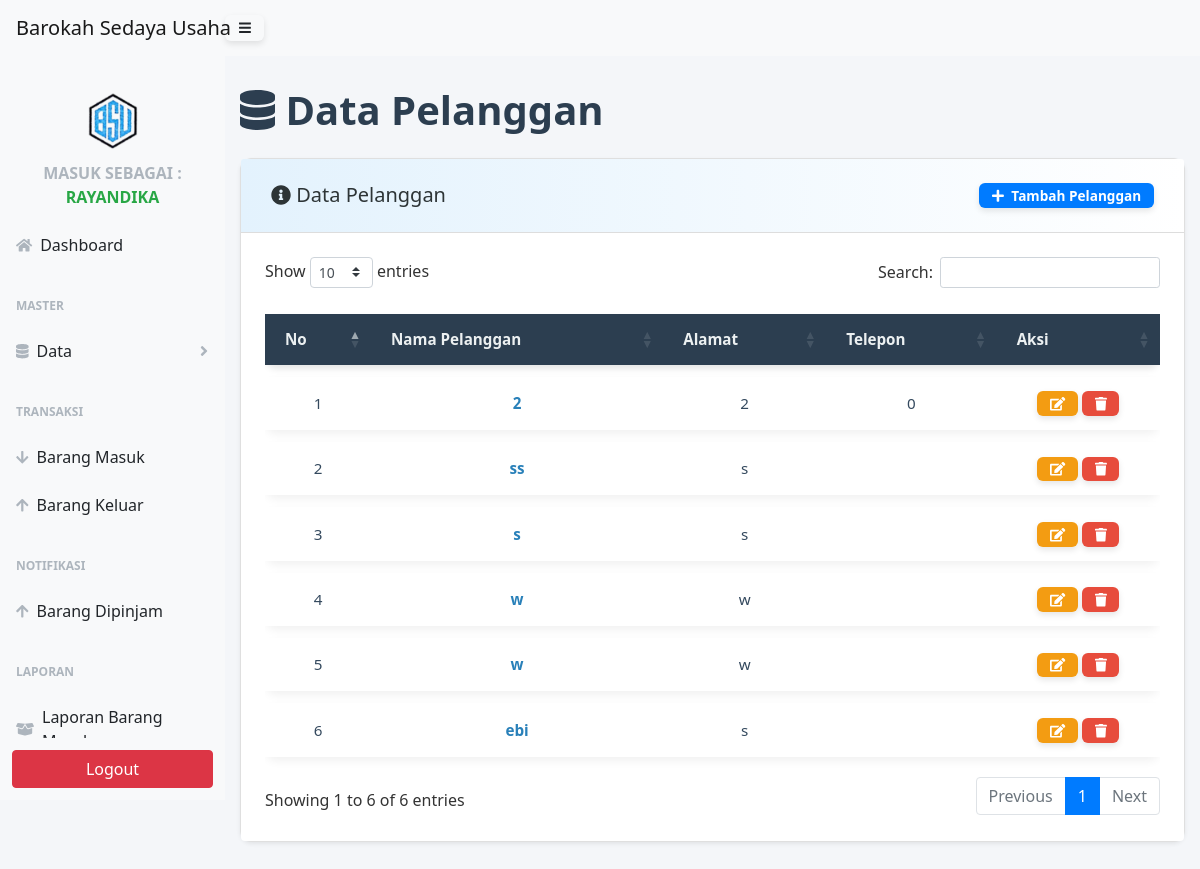
Page /admin/index.php?page=pelanggan (signed in) on the committed database.
### tables this page shows
CREATE TABLE `pelanggan` (
  `id_pelanggan` int(11) NOT NULL,
  `nama_pelanggan` varchar(100) NOT NULL,
  `no_telepon` varchar(20) DEFAULT NULL,
  `alamat` text DEFAULT NULL
);

### admin/page/pelanggan/pelanggan.php (shortened to what this page needs)
<div class="container-fluid">
    <div class="bg-dashboard">
        <h1 class="mt-4 mb-4"><i class="fas fa-database"></i> Data Pelanggan</h1>
    </div>
    <div class="card mb-4 shadow-sm">
        <div class="card-header d-flex justify-content-between align-items-center">
            <h5 class="mb-0"><i class="fas fa-info-circle"></i> Data Pelanggan</h5>
            <button type="button" class="btn btn-primary btn-sm" data-toggle="modal" data-target="#formModal">
                <i class="fas fa-plus mr-1"></i> Tambah Pelanggan
            </button>
        </div>
        <div class="card-body p-3 p-md-4 bg-white rounded">
            <div class="table-responsive">
                <table class="table table-borderless table-sm" id="dataTable" cellspacing="0">
                    <thead>
                        <tr>
                            <th>No</th>
                            <th>Nama Pelanggan</th>
                            <th>Alamat</th>
                            <th>Telepon</th>
                            <th>Aksi</th>
                        </tr>
                    </thead>
                    <tbody>
                        <?php
                        $no = 1;
                        $sql = $conn->query("SELECT * FROM pelanggan");
                        while ($data = $sql->fetch_assoc()) {
                        ?>
                            <tr>
                                <td data-label="No"><?php echo $no++; ?></td>
                                <td data-label="Nama Pelanggan" style="color:#2980b9; font-weight: 600;">
                                    <?php echo htmlspecialchars($data['nama_pelanggan']); ?>
                                </td>
                                <td data-label="Alamat"><?php echo htmlspecialchars($data['alamat']); ?></td>
                                <td data-label="Telepon"><?php echo htmlspecialchars($data['no_telepon']); ?></td>
                                <td data-label="Aksi">
                                    <button type="button" class="btn btn-warning btn-xs" data-toggle="modal" data-target="#formModal-edit<?php echo $data['id_pelanggan']; ?>" title="Edit">
                                        <i class="fas fa-edit"></i>
                                    </button>
                                    <a href="javascript:void(0);" class="btn btn-danger btn-xs" onclick="hapusPelanggan('<?php echo $data['id_pelanggan']; ?>')" title="Hapus">
                                        <i class="fas fa-trash"></i>
                                    </a>
                                </td>
                            </tr>
                        <?php } ?>
                    </tbody>
                </table>
            </div>
        </div>
    </div>
</div>

### admin/page/pelanggan/pelanggan.php (style rules this page uses)
body { font-family: 'Segoe UI', Tahoma, Geneva, Verdana, sans-serif; background-color: #f4f6f9; color: #333; }
.container-fluid { max-width: 100%; margin: 30px auto; padding: 0 15px; }
.bg-dashboard h1 { font-weight: 700; color: #2c3e50; }
.card { background: #fff; border-radius: 12px; box-shadow: 0 8px 20px rgba(0,0,0,0.1); transition: box-shadow 0.3s ease; }
.card-header { padding: 24px 30px; font-weight: 700; font-size: 1.4rem; background: linear-gradient(to right, #e3f2fd, #ffffff); border-bottom: 1px solid #ddd; display: flex; justify-content: space-between; align-items: center; color: #2d3436; border-top-left-radius: 16px; border-top-right-radius: 16px; }
.btn-primary { background-color: #007bff; color: #fff; border: none; padding: 10px 18px; font-weight: 600; border-radius: 8px; transition: 0.3s; box-shadow: 0 4px 10px rgba(0, 123, 255, 0.4); }
#dataTable { width: 100%; border-collapse: separate; border-spacing: 0 12px; font-size: 0.95rem; }
#dataTable thead tr { background-color: #2c3e50; color: #ecf0f1; text-align: center; border-radius: 12px; box-shadow: 0 4px 6px rgba(0,0,0,0.1); display: table-row; }
#dataTable th, #dataTable td { padding: 14px 20px; vertical-align: middle !important; transition: background-color 0.3s ease; }
#dataTable tbody tr { background: #fff; box-shadow: 0 4px 10px rgba(0,0,0,0.06); border-radius: 12px; transition: all 0.3s ease-in-out; }
#dataTable td { text-align: center; color: #34495e; }
.btn-xs, .btn-sm { padding: 0.35rem 0.8rem; font-size: 0.85rem; line-height: 1; border-radius: 6px; transition: background-color 0.3s ease, color 0.3s ease; box-shadow: 0 3px 6px rgba(0,0,0,0.1); }
.btn-warning.btn-xs, .btn-warning.btn-sm { background-color: #f39c12; color: #fff; border: none; }
.btn-danger.btn-xs, .btn-danger.btn-sm { background-color: #e74c3c; color: #fff; border: none; }
a.btn { color: #fff !important; text-decoration: none !important; }
#dataTable a { color: #3498db; font-weight: 600; transition: color 0.3s ease; text-decoration: none; }

### rows in the picture
pelanggan: nama_pelanggan "2", alamat "2", no_telepon "0"
pelanggan: nama_pelanggan "ss", alamat "s"
pelanggan: nama_pelanggan "s", alamat "s"
pelanggan: nama_pelanggan "w", alamat "w"
pelanggan: nama_pelanggan "w", alamat "w"
pelanggan: nama_pelanggan "ebi", alamat "s"

### other values in the picture
$role "RAYANDIKA"
